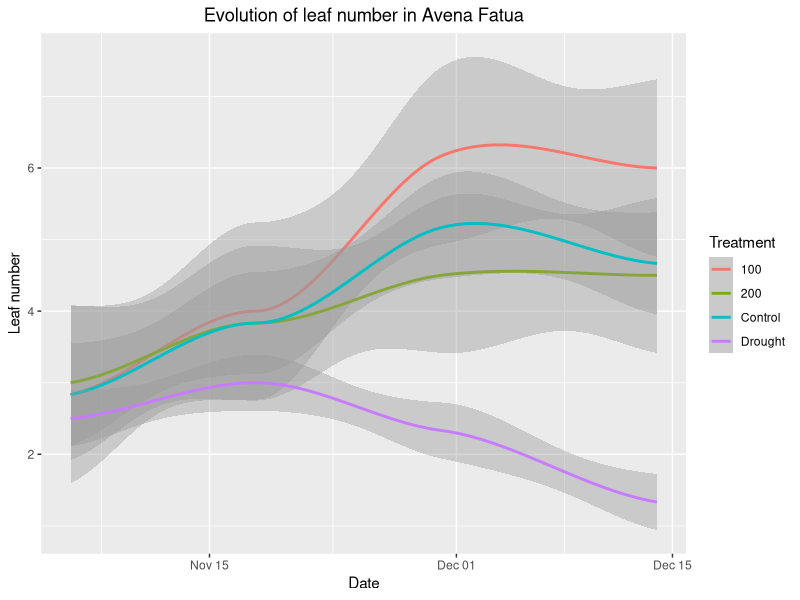
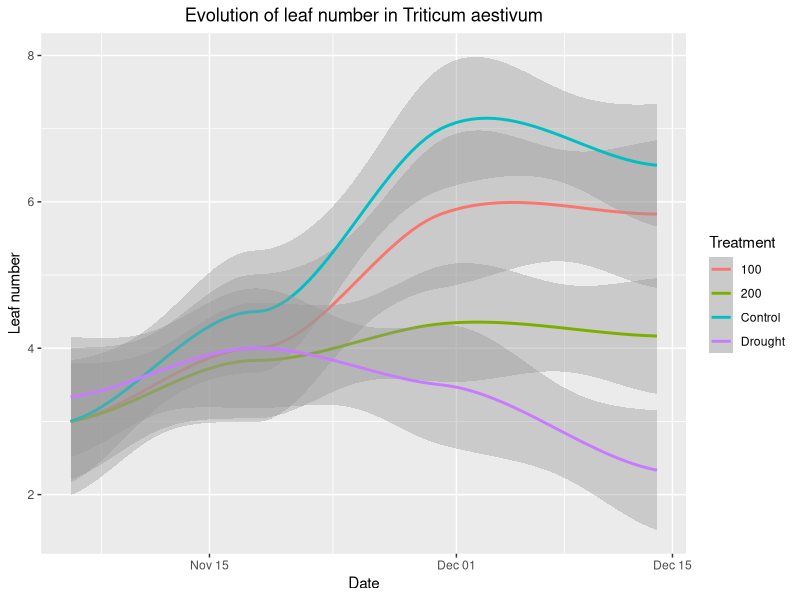
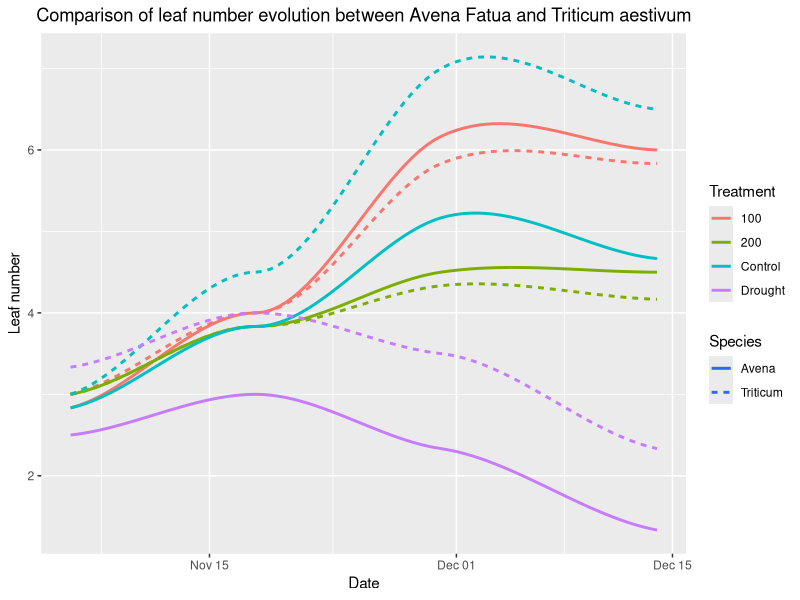
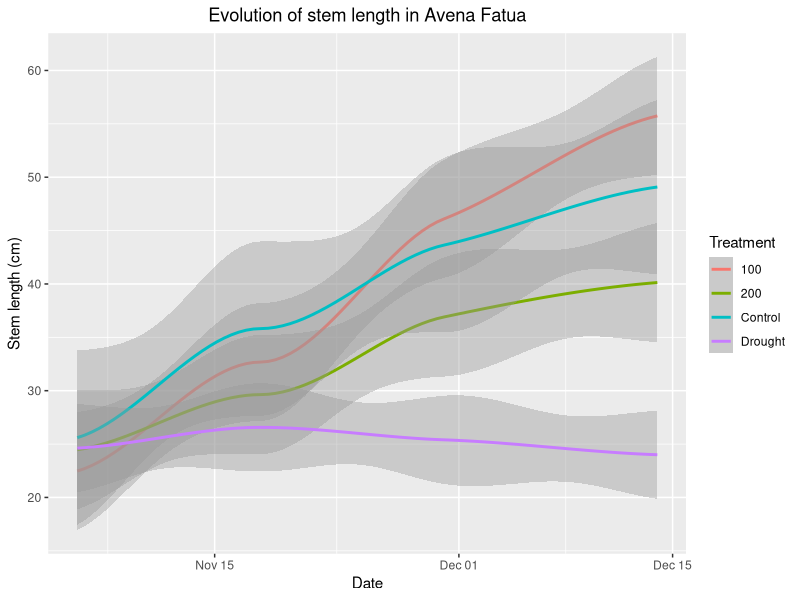
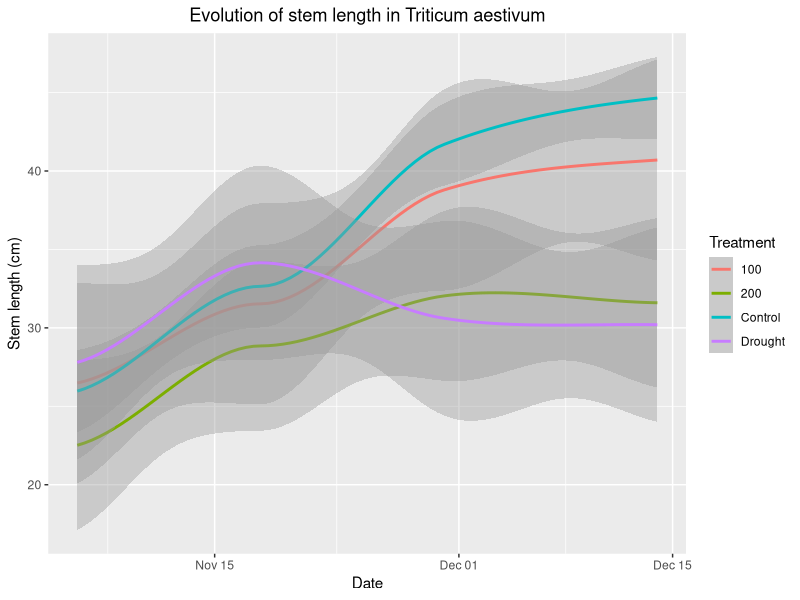
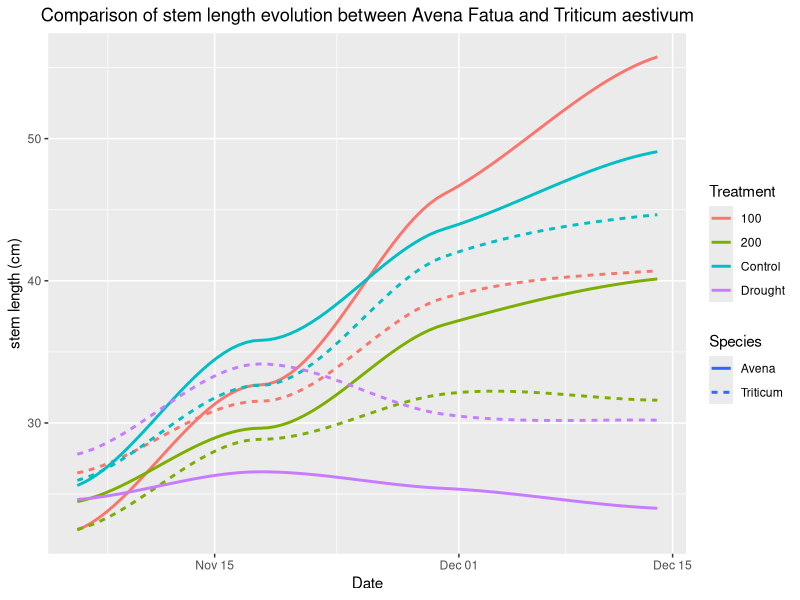
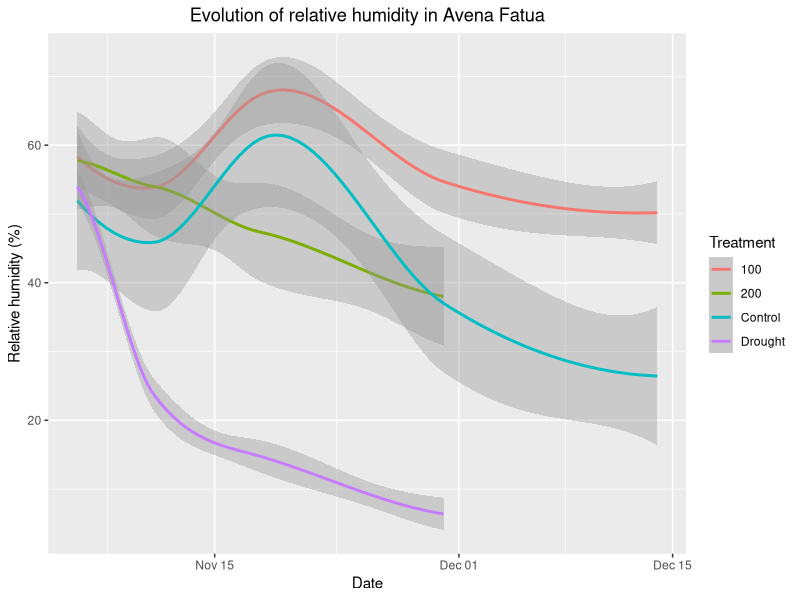
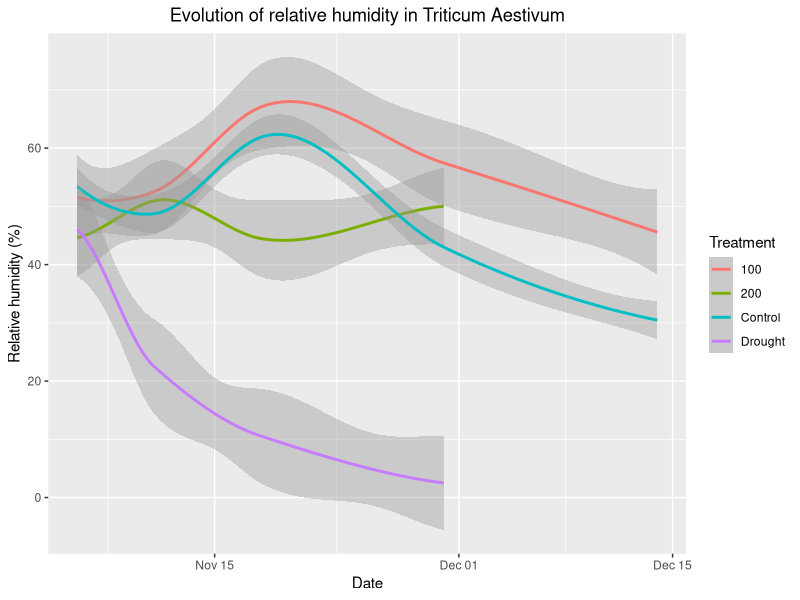

Source code (R) for these figures, in order:
## ---- chunk 1
knitr::opts_chunk$set(echo = TRUE)
## ---- chunk 2
knitr::opts_chunk$set(suffix = ".png", fig.path = "graphs/", res = 100)
#knitr options to save all the graphics in the folder “results” in png format with a resolution of 100 dpi.
## ---- chunk 3
library("readxl")
Data <- read_excel("210129_Greenhouse_results.xlsx")
Data <- Data[-12]

if (!dir.exists("Graphs")) dir.create("Graphs")

d <- rep("06/11/20", 6)
d <- c(d, rep("11/11/20", 6))
d <- c(d, rep("18/11/20", 6))
d <- c(d, rep("30/11/20", 6))
d <- c(d, rep("14/12/20", 6))
new_date <- rep(d,8)
Data$Date2 <- new_date

Data$Date2 <- as.Date(Data$Date2, format='%d/%m/%y')

library(ggplot2)

## ---- chunk 4
# Leaf number
ggplot(Data[Data$Species =="Avena",], aes(x=Date2, y = Leaf_number, color = Treatment, na.rm=TRUE )) + geom_smooth() + labs(title="Evolution of leaf number in Avena Fatua", y="Leaf number", x="Date") + theme(plot.title = element_text(hjust = 0.5))
ggplot(Data[Data$Species =="Triticum",], aes(x=Date2, y = Leaf_number, color = Treatment, na.rm=TRUE )) + geom_smooth() + labs(title="Evolution of leaf number in Triticum aestivum", y="Leaf number", x="Date") + theme(plot.title = element_text(hjust = 0.5))

ggplot(Data, aes(x=Date2, y = Leaf_number, color = Treatment,  linetype = Species, na.rm=TRUE )) + geom_smooth(se=F) + labs(title="Comparison of leaf number evolution between Avena Fatua and Triticum aestivum", y="Leaf number", x="Date") + theme(plot.title = element_text(hjust = 0.5))

## ---- chunk 5
ggplot(Data[Data$Species =="Avena",], aes(x=Date2, y = Stem_length, color = Treatment, na.rm=TRUE )) + geom_smooth()  + labs(title="Evolution of stem length in Avena Fatua", y="Stem length (cm)", x="Date") + theme(plot.title = element_text(hjust = 0.5))
ggplot(Data[Data$Species =="Triticum",], aes(x=Date2, y = Stem_length, color = Treatment, na.rm=TRUE )) + geom_smooth() + labs(title="Evolution of stem length in Triticum aestivum", y="Stem length (cm)", x="Date") + theme(plot.title = element_text(hjust = 0.5))

ggplot(Data, aes(x=Date2, y = Stem_length, color = Treatment,  linetype = Species, na.rm=TRUE )) + geom_smooth(se=F) + labs(title="Comparison of stem length evolution between Avena Fatua and Triticum aestivum", y="stem length (cm)", x="Date") + theme(plot.title = element_text(hjust = 0.5)) 
## ---- chunk 6
ggplot(Data[Data$Species =="Avena",], aes(x=Date2, y = RH, color = Treatment, na.rm=TRUE )) + geom_smooth()  + labs(title="Evolution of relative humidity in Avena Fatua", y="Relative humidity (%)", x="Date") + theme(plot.title = element_text(hjust = 0.5))
# Test statistical difference between 100mM and control for RH. 
ggplot(Data[Data$Species =="Triticum",], aes(x=Date2, y = RH, color = Treatment, na.rm=TRUE )) + geom_smooth() + labs(title="Evolution of relative humidity in Triticum Aestivum", y="Relative humidity (%)", x="Date") + theme(plot.title = element_text(hjust = 0.5))

ggplot(Data, aes(x=Date2, y = Leaf_number, color = Treatment,  linetype = Species, na.rm=TRUE )) + geom_smooth(se=F) + labs(title="Comparison of relative humidity evolution between Avena Fatua and Triticum aestivum", y="Relative humidity (%)", x="Date") + theme(plot.title = element_text(hjust = 0.5))
## ---- chunk 7

ggplot(Data[Data$Species =="Avena",], aes(x=Date2, y = EC, color = Treatment, na.rm=TRUE )) + geom_smooth() + labs(title="Evolution of EC number in Avena Fatua", y="EC (mS/cm)", x="Date") + theme(plot.title = element_text(hjust = 0.5))
ggplot(Data[Data$Species =="Triticum",], aes(x=Date2, y = EC, color = Treatment, na.rm=TRUE )) + geom_smooth() + labs(title="Evolution of EC number in Triticum aestivum", y="EC(mS/cm)", x="Date") + theme(plot.title = element_text(hjust = 0.5))

ggplot(Data, aes(x=Date2, y = EC, color = Treatment,  linetype = Species, na.rm=TRUE )) + geom_smooth(se=F) + labs(title="Comparison of EC evolution between Avena Fatua and Triticum aestivum", y="EC (mS/cm)", x="Date") + theme(plot.title = element_text(hjust = 0.5))
